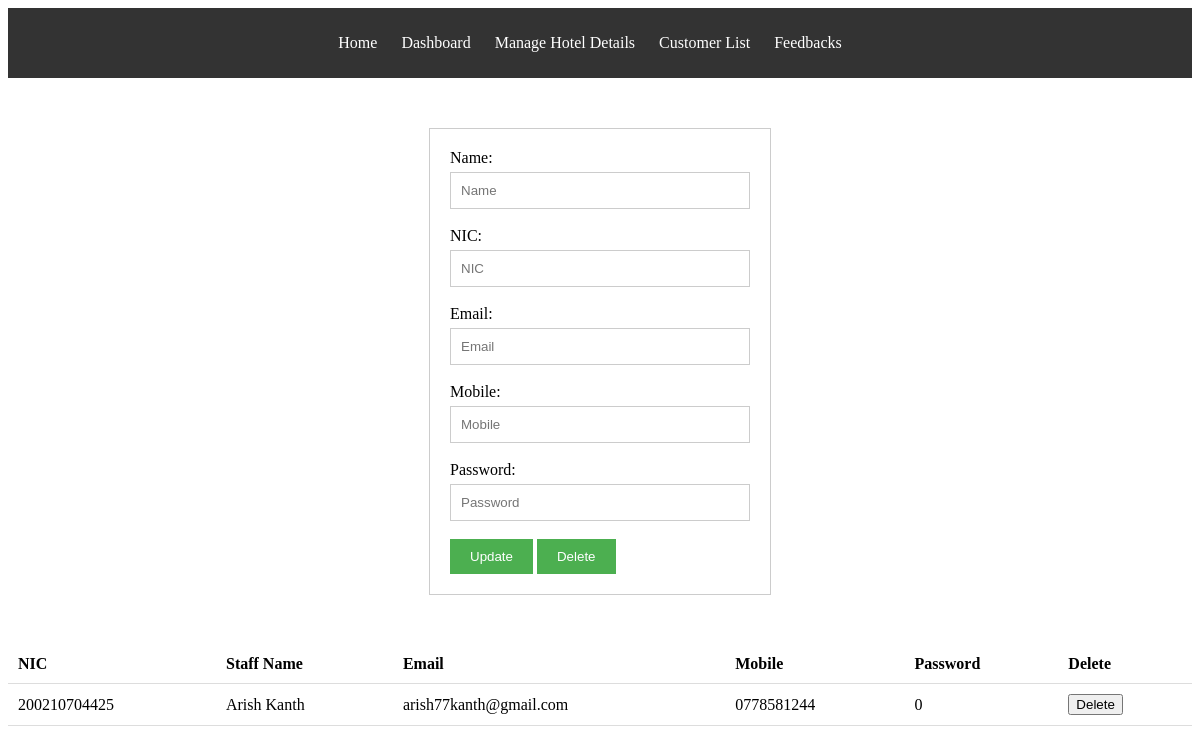
Screenshot of /Admin/CustomersList.php with the database file from the repository.
### tables this page shows
CREATE TABLE `customer` (
  `NIC` varchar(20) NOT NULL,
  `Name` varchar(200) NOT NULL,
  `Email` varchar(202) NOT NULL,
  `Mobile` varchar(20) NOT NULL,
  `Password` int(20) NOT NULL
);

### Conn/Customer.php (called while the page is built, shortened)
<?php
class Customer{
    public static function GetCusts()
    {
        try{
            $query="SELECT `NIC`, `Name`, `Email`, `Mobile`, `Password`
            FROM `customer`";
            $conn=Conn::GetConnection();
            $custs=array();
            $result=$conn->query($query);
            foreach($result as $r){
            $cust=new Customer;
            $cust->NIC=$r[0];
            $cust->Name=$r[1];
            $cust->Email=$r[2];
            $cust->Mobile=$r[3];
            $cust->Password=$r[4];
            array_push($custs,$cust);
        }
        return $custs;
        }catch(Exception $th){
            throw $th;
        }
    }
}
?>

### Admin/CustomersList.php (the view, shortened to what this page needs)
<?php
include("../Conn/Customer.php");
?>
<!DOCTYPE html>
<html lang="en">
<head>
    <link rel="stylesheet" href="../CSS/LoginReg.css">
    <link rel="stylesheet" href="../CSS/AdminCSS.css">
</head>
<body>
<?php include '../HeaderAndFooter/AdminHeader.php'; ?>
    <div class="user-box">
        <form action="" method="post">
            <label>Name: </label>
            <input type="text" name="txtName" placeholder="Name" required
            value="<?php if(isset($alluser))
            echo $alluser->Name;
            ?>"><br><br>
            <label>NIC: </label>
            <input type="text" name="txtNIC" placeholder="NIC" required
            value="<?php if(isset($alluser))
            echo $alluser->NIC;
            ?>"><br><br>
            <label>Email: </label>
            <input type="text" name="txtEmail" placeholder="Email" required
            value="<?php if(isset($alluser))
            echo $alluser->Email;
            ?>"><br><br>
            <label>Mobile: </label>
            <input type="text" name="txtMobile" placeholder="Mobile" required
            value="<?php if(isset($alluser))
            echo $alluser->Mobile;
            ?>"><br><br>
            <label>Password: </label>
            <input type="text" name="txtPassword" placeholder="Password" required
            value="<?php if(isset($alluser))
            echo $alluser->Password;
            ?>"><br><br>
            <input type="submit" value="Update" name="btnUpdate">
            <input type="submit" value="Delete" name="btnDelete">
        </form>
    </div>
    <div class="Cust-table">
        <form method="post" enctype="multipart/form-data">
        <?php
        $customers = Customer::GetCusts();
        if(sizeof($customers) > 0)
        {
            echo'<table>';
            echo'<thead>
                <tr>
                    <th>NIC</th>
                    <th>Staff Name</th>
                    <th>Email</th>
                    <th>Mobile</th>
                    <th>Password</th>
                    <th>Delete</th>
                </tr>
                </thead>';
            foreach($customers as $c)
            {
                echo'<tbody>
                    <tr>
                        <td>'.$c->NIC.'</td>
                        <td>'.$c->Name.'</td>
                        <td>'.$c->Email.'</td>
                        <td>'.$c->Mobile.'</td>
                        <td>'.$c->Password.'</td>
                        <td>
                            <button class="two" type="submit" name="btnDel"
                            value="'.$c->NIC .'" >
                            Delete
                            </button>
                        </td>
                    </tr>
                    </tbody>';
            }
            echo'</table>';
        }else{
            echo "No Customer info";
        }
        ?>
        </form>
    </div>
</body>
</html>

### CSS/LoginReg.css (style rules this page uses)
label { display: block; margin-bottom: 5px; }
input[type="text"], input[type="password"] { width: 100%; padding: 10px; box-sizing: border-box; border: 1px solid #ccc; }
input[type="submit"] { background-color: #4CAF50; color: white; padding: 10px 20px; border: none; cursor: pointer; }
.user-box { width: 300px; margin: 50px auto; border: 1px solid #ccc; padding: 20px; }

### CSS/AdminCSS.css (style rules this page uses)
label { display: block; margin-bottom: 5px; }
input[type="text"], input[type="password"] { width: 100%; padding: 10px; box-sizing: border-box; border: 1px solid #ccc; }
input[type="submit"] { background-color: #4CAF50; color: white; padding: 10px 20px; border: none; cursor: pointer; }
.user-box { width: 300px; margin: 50px auto; border: 1px solid #ccc; padding: 20px; }
table { border-collapse: collapse; width: 100%; }
th, td { padding: 10px; text-align: left; border-bottom: 1px solid #ddd; }

### rows the page displays
customer: NIC "200210704425", Name "Arish Kanth", Email "arish77kanth@gmail.com", Mobile "0778581244", Password "0"
